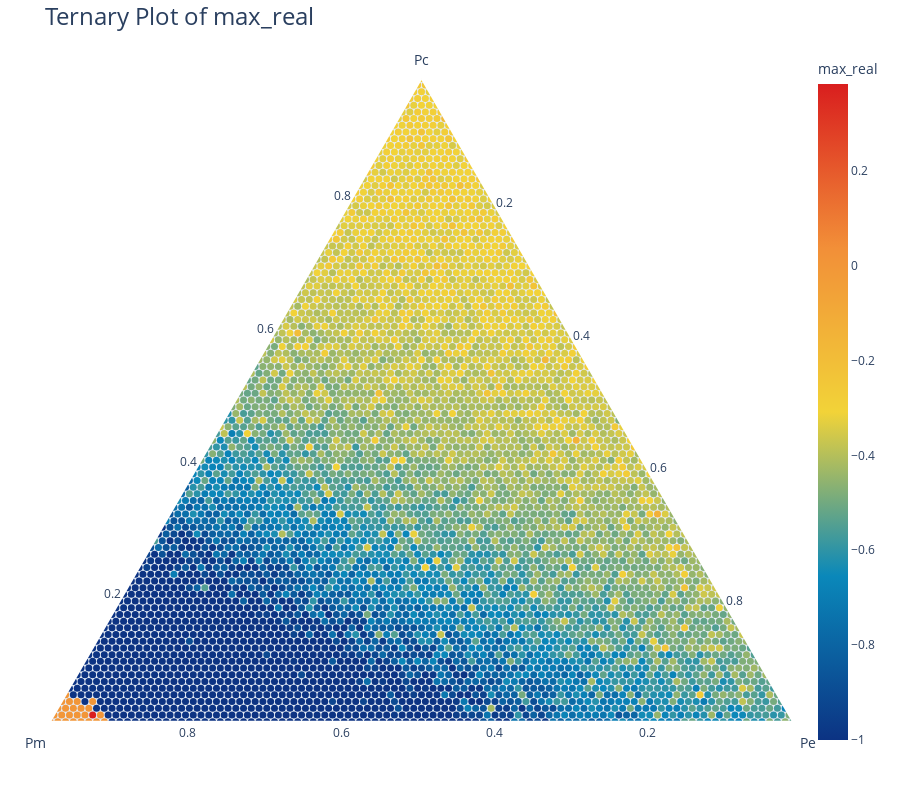

The notebook cell saved with this chart:
### Markdown cell above
## Plot an interactive ternary plot (multiprocessing)

### Code cell
import numpy as np
import plotly.graph_objects as go
import multiprocessing
from joblib import Parallel, delayed

# Parameters
L = 3
S = 100
C = 0.7
sigma = 0.02
r = np.ones(S * L)
s = 1
m = 0

# Generate combinations of Pm, Pc, Pe
num_points = 100
Pm_values = np.linspace(0, 1, num_points)
Pc_values = np.linspace(0, 1, num_points)

# Ensure the sum of Pm, Pc, Pe is 1
combinations = [(Pm, Pc, 1 - Pm - Pc) for Pm in Pm_values for Pc in Pc_values if Pm + Pc <= 1]

def compute_max_real(Pm, Pc, Pe):
    matrix_para = {'S': S, 'C': C, 'sigma': sigma, 'Pm': Pm, 'Pc': Pc, 'Pe': Pe, 's': s}
    A = meta_A(L, S, matrix_para)
    m_ij = get_mij(L, S, m)
    Nhatstar = find_feasible_equilibrium(A, r, m, m_ij)
    Nhatstar = replace_negative_values_with_ones(Nhatstar)
    Nstar = steady_NR(glv_system2, Nhatstar, r, A, m, m_ij)
    
    if A is None or m_ij is None:
        raise ValueError("A or m_ij is None. Check the implementation of meta_A and migration functions.")
    
    J = Compute_J(A, Nstar, m_ij)
    return max_real_eigenvalue(J)

# Use parallel processing to compute max_real for each combination
num_cores = multiprocessing.cpu_count() - 1
max_real_values = Parallel(n_jobs=num_cores)(delayed(compute_max_real)(Pm, Pc, Pe) for Pm, Pc, Pe in combinations)

# Extract Pm, Pc, Pe values for plotting
Pm_values = [comb[0] for comb in combinations]
Pc_values = [comb[1] for comb in combinations]
Pe_values = [comb[2] for comb in combinations]

# Create hover text for all values
hover_text = [f'Pm: {Pm:.2f}, Pc: {Pc:.2f}, Pe: {Pe:.2f}, max_real: {max_real:.2f}' 
              for Pm, Pc, Pe, max_real in zip(Pm_values, Pc_values, Pe_values, max_real_values)]

# Update layout to make the plot larger
# Create ternary plot with full dots
fig = go.Figure(go.Scatterternary({
    'mode': 'markers',
    'a': Pc_values,  #Pc
    'b': Pm_values,  # Pm 
    'c': Pe_values,  #Pe
    'text': hover_text,
    'hoverinfo': 'text',
    'marker': {
        'symbol': 'circle',  # Use 'circle' for full dots
        'color': max_real_values,
        'colorscale': 'portland',
        'colorbar': {'title': 'max_real'},
        'size': 7,  # Slightly larger dots for better visibility
    }
}))

fig.update_layout({
    'ternary': {
        'sum': 1,
        'aaxis': {'title': 'Pc', 'min': 0.01, 'linewidth': 2},
        'baxis': {'title': 'Pm', 'min': 0.01, 'linewidth': 2},
        'caxis': {'title': 'Pe', 'min': 0.01, 'linewidth': 2},
    },
    'title': {
        'text': 'Ternary Plot of max_real',
        'font': {'size': 24}  # Increase title font size
    },
    'width': 900,   # Increase plot width
    'height': 800,  # Increase plot height
    'margin': {'l': 50, 'r': 50, 't': 50, 'b': 50}  # Adjust margins to better fit the notebook
})

fig.show()

### Figure 1 — Plotly figure (JSON) as saved in the notebook; plotly's stock layout.template omitted (floating-point values rounded to 4 significant figures; data arrays with more than 128 entries replaced by an {"elided": "..."} marker saying what was removed)
{"data": [{"a": {"elided": "5044 float values"}, "b": {"elided": "5044 float values"}, "c": {"elided": "5044 float values"}, "hoverinfo": "text", "marker": {"color": {"elided": "5044 float values"}, "colorbar": {"title": {"text": "max_real"}}, "colorscale": [[0, "rgb(12,51,131)"], [0.25, "rgb(10,136,186)"], [0.5, "rgb(242,211,56)"], [0.75, "rgb(242,143,56)"], [1, "rgb(217,30,30)"]], "size": 7, "symbol": "circle"}, "mode": "markers", "text": {"elided": "5044 str values"}, "type": "scatterternary"}], "layout": {"height": 800, "margin": {"b": 50, "l": 50, "r": 50, "t": 50}, "ternary": {"aaxis": {"linewidth": 2, "min": 0.01, "title": {"text": "Pc"}}, "baxis": {"linewidth": 2, "min": 0.01, "title": {"text": "Pm"}}, "caxis": {"linewidth": 2, "min": 0.01, "title": {"text": "Pe"}}, "sum": 1}, "title": {"font": {"size": 24}, "text": "Ternary Plot of max_real"}, "width": 900}}
